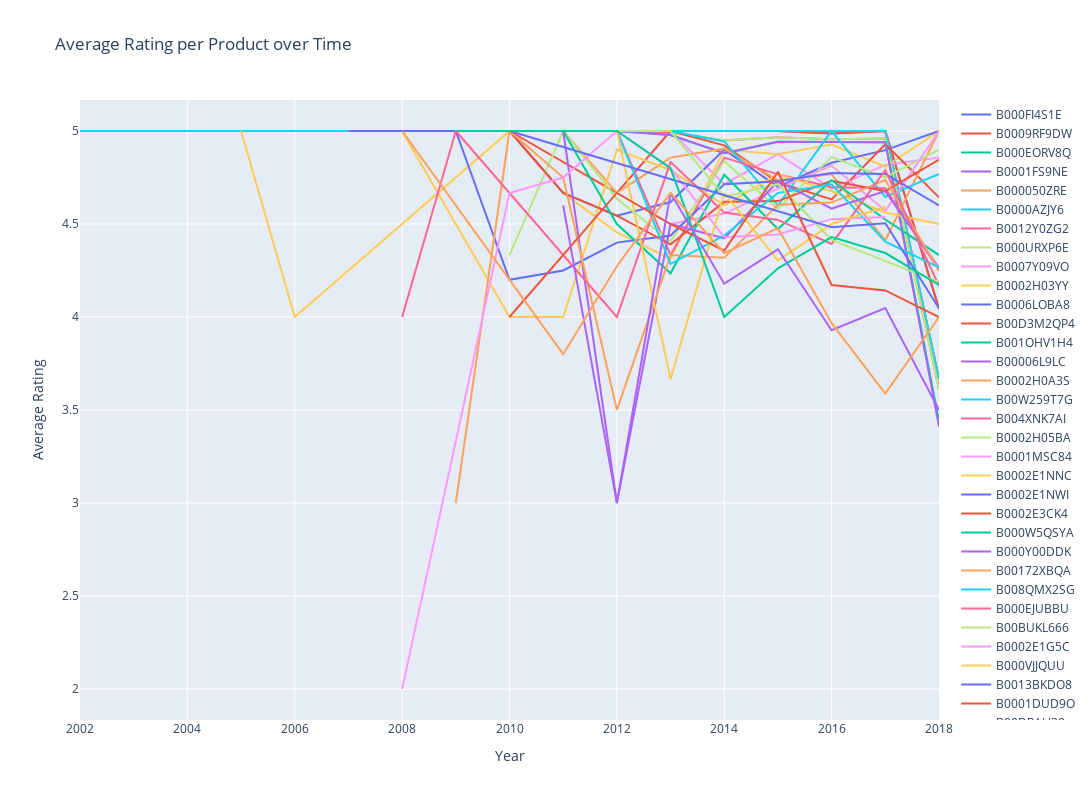

Notebook source saved alongside this figure:
### Code cell
import plotly.graph_objects as go

fig = go.Figure()

for i, id in enumerate(asin):
    fig.add_trace(go.Scatter(x=prod_year_avg_rating[prod_year_avg_rating.asin==id].reviewYear,
                             y=prod_year_avg_rating[prod_year_avg_rating.asin==id].avg_rating,
                             mode='lines',
                             name=id))
    last_count = prod_year_avg_rating[prod_year_avg_rating.asin==id].avg_rating.iloc[-1]

fig.update_layout(
    title="Average Rating per Product over Time",
    xaxis=dict(title="Year"),
    yaxis=dict(title="Average Rating"),
    hovermode="x",
    height=800,  # Set the height of the figure (in pixels)
    width=1500   # Set the width of the figure (in pixels)
)

fig.show()

### Figure 1 — Plotly figure (JSON) as saved in the notebook; plotly's stock layout.template omitted (floating-point values rounded to 4 significant figures)
{"data": [{"mode": "lines", "name": "B000FI4S1E", "type": "scatter", "x": [2006, 2009, 2011, 2012, 2013, 2014, 2015, 2016, 2017, 2018], "y": [5, 5, 5, 5, 5, 5, 5, 4.986, 5, 4.043]}, {"mode": "lines", "name": "B0009RF9DW", "type": "scatter", "x": [2006, 2009, 2011, 2012, 2013, 2014, 2015, 2016, 2017, 2018], "y": [5, 5, 5, 5, 5, 5, 5, 4.986, 5, 4.043]}, {"mode": "lines", "name": "B000EORV8Q", "type": "scatter", "x": [2002, 2003, 2004, 2005, 2006, 2007, 2008, 2009, 2010, 2011, 2012, 2013, 2014, 2015, 2016, 2017, 2018], "y": [5, 5, 5, 5, 5, 5, 5, 5, 5, 5, 5, 5, 5, 5, 5, 5, 3.667]}, {"mode": "lines", "name": "B0001FS9NE", "type": "scatter", "x": [2002, 2003, 2004, 2005, 2006, 2007, 2008, 2009, 2010, 2011, 2012, 2013, 2014, 2015, 2016, 2017, 2018], "y": [5, 5, 5, 5, 5, 5, 5, 5, 5, 5, 5, 5, 5, 5, 5, 5, 3.667]}, {"mode": "lines", "name": "B000050ZRE", "type": "scatter", "x": [2002, 2003, 2004, 2005, 2006, 2007, 2008, 2009, 2010, 2011, 2012, 2013, 2014, 2015, 2016, 2017, 2018], "y": [5, 5, 5, 5, 5, 5, 5, 5, 5, 5, 5, 5, 5, 5, 5, 5, 3.667]}, {"mode": "lines", "name": "B0000AZJY6", "type": "scatter", "x": [2002, 2003, 2004, 2005, 2006, 2007, 2008, 2009, 2010, 2011, 2012, 2013, 2014, 2015, 2016, 2017, 2018], "y": [5, 5, 5, 5, 5, 5, 5, 5, 5, 5, 5, 5, 5, 5, 5, 5, 3.667]}, {"mode": "lines", "name": "B0012Y0ZG2", "type": "scatter", "x": [2009, 2010, 2011, 2012, 2013, 2014, 2015, 2016, 2017, 2018], "y": [5, 5, 5, 5, 4.992, 4.949, 4.967, 4.955, 4.96, 3.612]}, {"mode": "lines", "name": "B000URXP6E", "type": "scatter", "x": [2013, 2014, 2015, 2016, 2017, 2018], "y": [4.992, 4.95, 4.967, 4.955, 4.96, 3.612]}, {"mode": "lines", "name": "B0007Y09VO", "type": "scatter", "x": [2011, 2012, 2013, 2014, 2015, 2016, 2017, 2018], "y": [5, 5, 5, 4.714, 4.875, 4.69, 4.818, 4.857]}, {"mode": "lines", "name": "B0002H03YY", "type": "scatter", "x": [2005, 2006, 2010, 2011, 2012, 2013, 2014, 2015, 2016, 2017, 2018], "y": [5, 4, 5, 4.667, 4.455, 4.312, 4.9, 4.875, 4.927, 4.808, 5]}, {"mode": "lines", "name": "B0006LOBA8", "type": "scatter", "x": [2010, 2011, 2012, 2013, 2014, 2015, 2016, 2017, 2018], "y": [5, 4.667, 4.545, 4.618, 4.9, 4.7, 4.829, 4.897, 5]}, {"mode": "lines", "name": "B00D3M2QP4", "type": "scatter", "x": [2010, 2012, 2013, 2014, 2015, 2016, 2017, 2018], "y": [5, 4.667, 5, 4.923, 4.724, 4.632, 4.929, 4.643]}, {"mode": "lines", "name": "B001OHV1H4", "type": "scatter", "x": [2010, 2011, 2012, 2013, 2014, 2015, 2016, 2017, 2018], "y": [5, 5, 5, 4.978, 4.881, 4.942, 4.94, 4.94, 3.439]}, {"mode": "lines", "name": "B00006L9LC", "type": "scatter", "x": [2010, 2011, 2012, 2013, 2014, 2015, 2016, 2017, 2018], "y": [5, 5, 5, 4.978, 4.881, 4.942, 4.94, 4.94, 3.411]}, {"mode": "lines", "name": "B0002H0A3S", "type": "scatter", "x": [2008, 2010, 2011, 2012, 2013, 2014, 2015, 2016, 2017, 2018], "y": [5, 5, 5, 4.667, 4.857, 4.905, 4.735, 4.767, 4.412, 5]}, {"mode": "lines", "name": "B00W259T7G", "type": "scatter", "x": [2013, 2014, 2015, 2016, 2017, 2018], "y": [5, 4.944, 4.6, 5, 4.645, 4.769]}, {"mode": "lines", "name": "B004XNK7AI", "type": "scatter", "x": [2012, 2013, 2014, 2015, 2016, 2017, 2018], "y": [5, 4.333, 4.857, 4.767, 4.698, 4.692, 4.25]}, {"mode": "lines", "name": "B0002H05BA", "type": "scatter", "x": [2010, 2011, 2012, 2013, 2014, 2015, 2016, 2017, 2018], "y": [4.333, 5, 4.636, 4.407, 4.838, 4.582, 4.86, 4.75, 4.9]}, {"mode": "lines", "name": "B0001MSC84", "type": "scatter", "x": [2013, 2014, 2015, 2016, 2017, 2018], "y": [4.5, 4.556, 4.69, 4.814, 4.571, 5]}, {"mode": "lines", "name": "B0002E1NNC", "type": "scatter", "x": [2007, 2008, 2010, 2011, 2012, 2013, 2014, 2015, 2016, 2017, 2018], "y": [5, 5, 4, 4, 4.9, 4.789, 4.6, 4.767, 4.676, 4.562, 4.5]}, {"mode": "lines", "name": "B0002E1NWI", "type": "scatter", "x": [2007, 2008, 2009, 2010, 2011, 2012, 2013, 2014, 2015, 2016, 2017, 2018], "y": [5, 5, 5, 4.2, 4.25, 4.4, 4.438, 4.714, 4.73, 4.774, 4.769, 4.6]}, {"mode": "lines", "name": "B0002E3CK4", "type": "scatter", "x": [2010, 2011, 2012, 2013, 2014, 2015, 2016, 2017, 2018], "y": [5, 4.667, 4.545, 4.391, 4.619, 4.623, 4.732, 4.677, 4.846]}, {"mode": "lines", "name": "B000W5QSYA", "type": "scatter", "x": [2009, 2011, 2012, 2013, 2014, 2015, 2016, 2017, 2018], "y": [5, 5, 4.5, 4.235, 4.765, 4.473, 4.735, 4.524, 4.333]}, {"mode": "lines", "name": "B000Y00DDK", "type": "scatter", "x": [2011, 2012, 2013, 2014, 2015, 2016, 2017, 2018], "y": [5, 3, 4.5, 4.423, 4.73, 4.583, 4.677, 4.263]}, {"mode": "lines", "name": "B00172XBQA", "type": "scatter", "x": [2009, 2010, 2011, 2012, 2013, 2014, 2015, 2016, 2017, 2018], "y": [3, 5, 4.75, 3.5, 4.333, 4.318, 4.603, 4.615, 4.737, 4.25]}, {"mode": "lines", "name": "B008QMX2SG", "type": "scatter", "x": [2012, 2013, 2014, 2015, 2016, 2017, 2018], "y": [5, 4.286, 4.438, 4.667, 4.714, 4.405, 4.267]}, {"mode": "lines", "name": "B000EJUBBU", "type": "scatter", "x": [2008, 2009, 2012, 2013, 2014, 2015, 2016, 2017, 2018], "y": [4, 5, 4, 4.833, 4.562, 4.522, 4.393, 4.789, 4.167]}, {"mode": "lines", "name": "B00BUKL666", "type": "scatter", "x": [2011, 2012, 2013, 2014, 2015, 2016, 2017, 2018], "y": [5, 5, 5, 4.647, 4.714, 4.415, 4.303, 4.188]}, {"mode": "lines", "name": "B0002E1G5C", "type": "scatter", "x": [2008, 2010, 2011, 2012, 2013, 2014, 2015, 2016, 2017], "y": [2, 4.667, 4.75, 5, 4.8, 4.429, 4.444, 4.526, 4.538]}, {"mode": "lines", "name": "B000VJJQUU", "type": "scatter", "x": [2011, 2012, 2013, 2014, 2015, 2016, 2017], "y": [5, 5, 3.667, 4.667, 4.303, 4.5, 4.591]}, {"mode": "lines", "name": "B0013BKDO8", "type": "scatter", "x": [2010, 2016, 2017, 2018], "y": [5, 4.483, 4.504, 4.047]}, {"mode": "lines", "name": "B0001DUD9O", "type": "scatter", "x": [2010, 2012, 2013, 2014, 2015, 2016, 2017, 2018], "y": [4, 4.667, 4.5, 4.357, 4.781, 4.172, 4.143, 4]}, {"mode": "lines", "name": "B00DRALJ28", "type": "scatter", "x": [2010, 2012, 2013, 2014, 2015, 2016, 2017, 2018], "y": [5, 5, 4.8, 4, 4.262, 4.43, 4.344, 4.172]}, {"mode": "lines", "name": "B0013MVJPY", "type": "scatter", "x": [2011, 2012, 2013, 2014, 2015, 2016, 2017, 2018], "y": [4.6, 3, 4.667, 4.179, 4.364, 3.929, 4.048, 3.5]}, {"mode": "lines", "name": "B0012NV9NQ", "type": "scatter", "x": [2008, 2011, 2012, 2013, 2014, 2015, 2016, 2017, 2018], "y": [5, 3.8, 4.273, 4.667, 4.343, 4.478, 3.967, 3.588, 4]}], "layout": {"height": 800, "hovermode": "x", "title": {"text": "Average Rating per Product over Time"}, "width": 1500, "xaxis": {"title": {"text": "Year"}}, "yaxis": {"title": {"text": "Average Rating"}}}}
